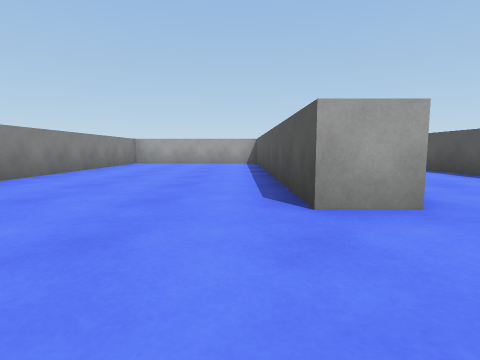
[1] (above)

24 first-person views from a walk through a scene from a Unity 3-D project. The camera is 0.55 m above the floor, tilts 6° down and sees 80° across. The floor is counted in squares, 1 m on a side. Each view is taken from the middle of a square. On the plan, view 1 faces up. The plan holds only what a view shows up to about 9 squares ahead; the rest is blank. The place goes on beyond the plan. The player character is not drawn.

[2]
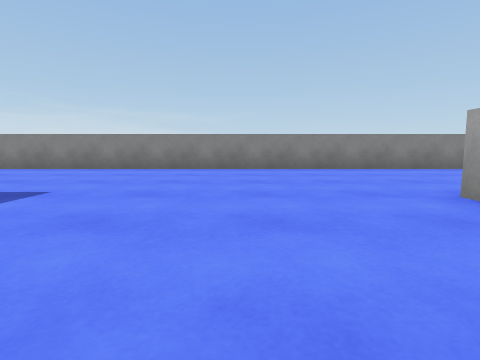

[3]
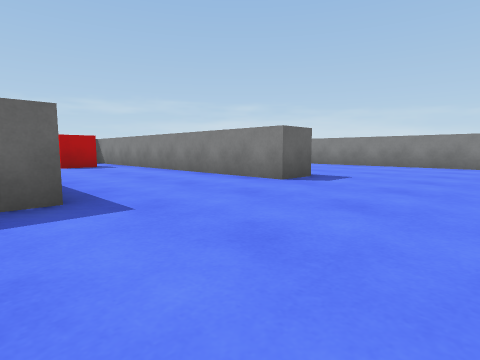

[4]
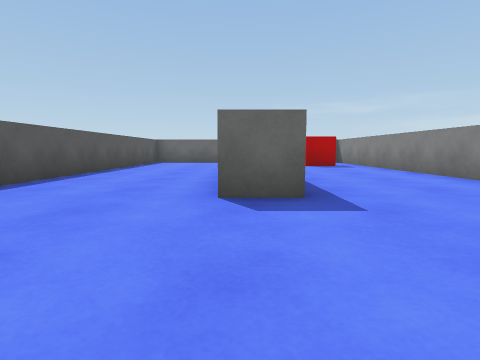

[5]
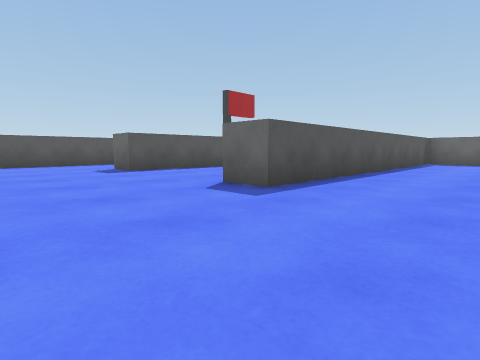

[6]
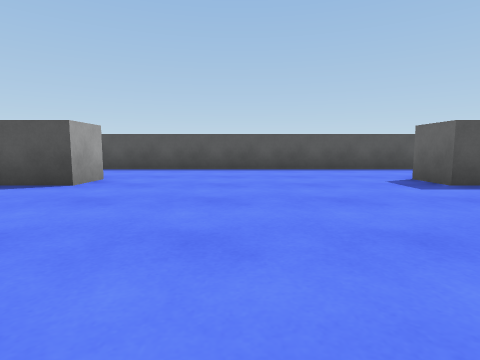

[7]
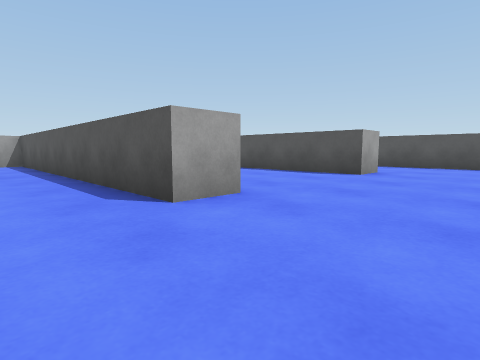

[8]
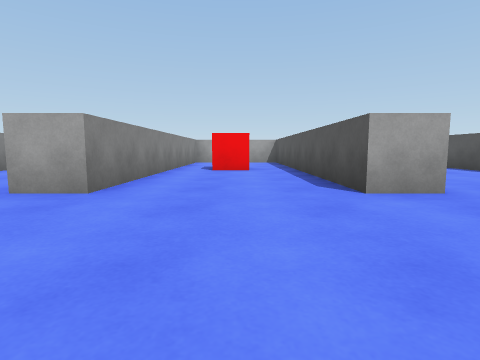

[9]
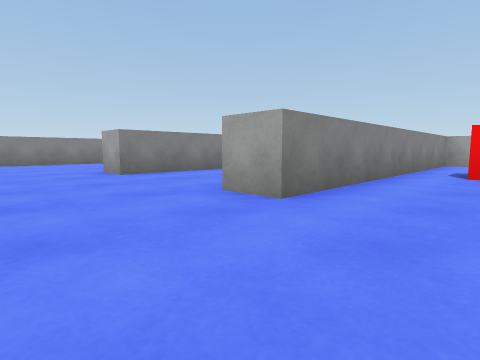

[10]
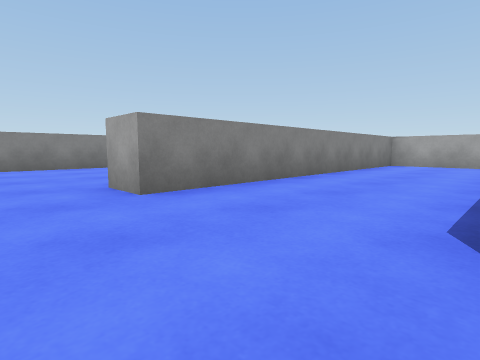

[11]
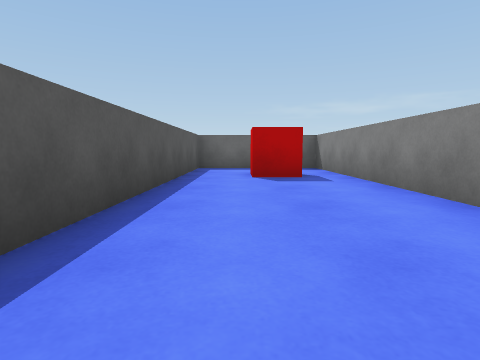

[12]
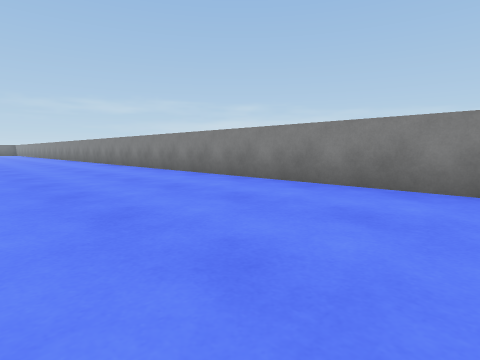

[13]
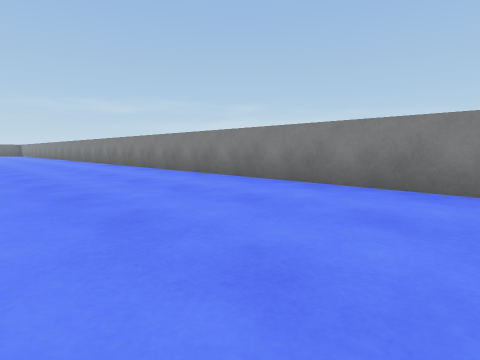

[14]
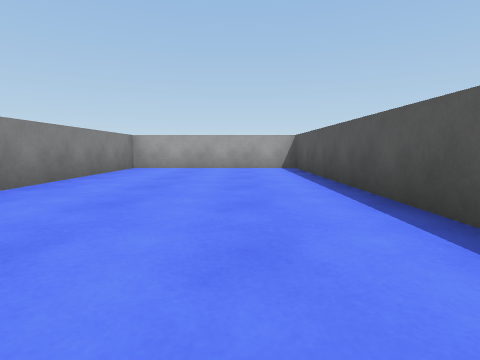

[15]
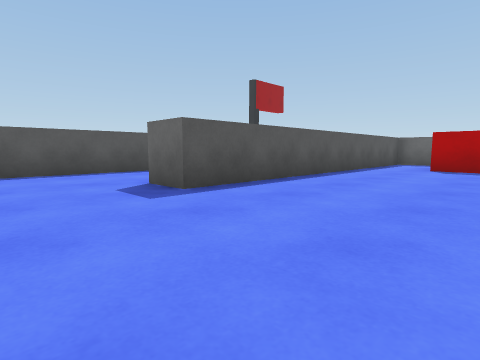

[16]
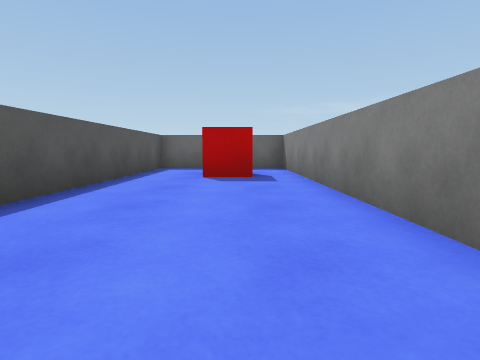

[17]
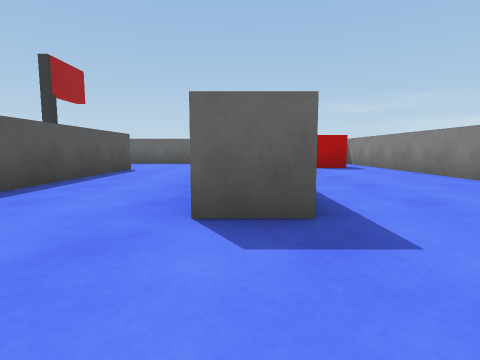

[18]
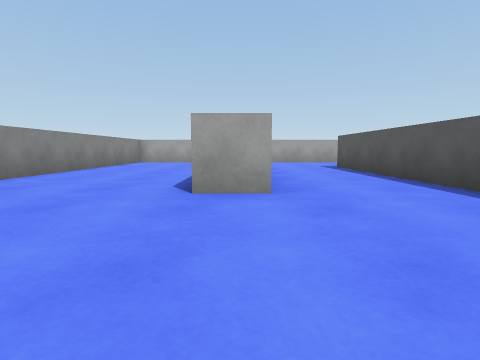

[19]
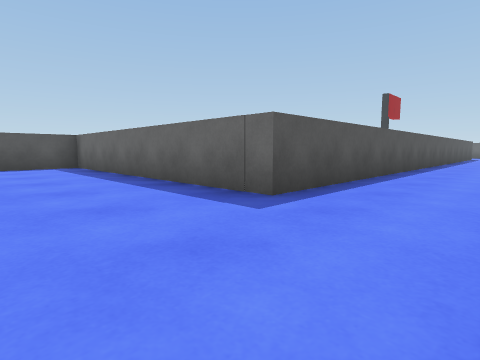

[20]
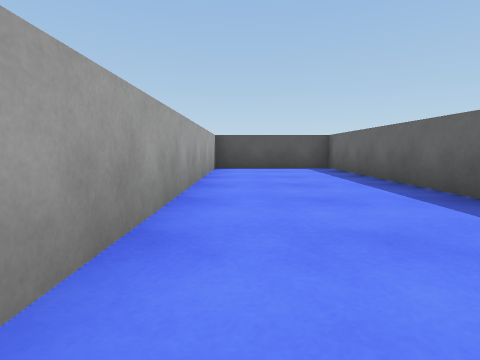

[21]
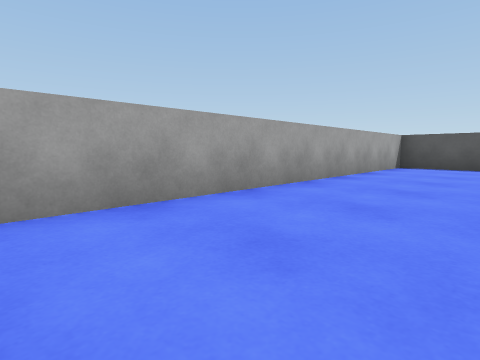

[22]
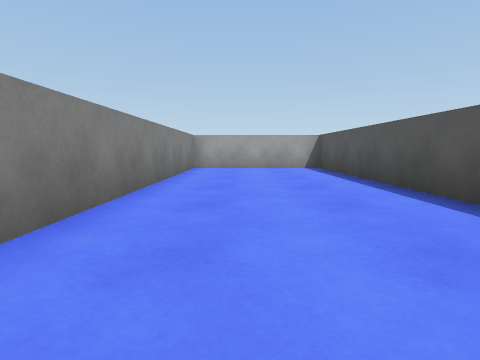

[23]
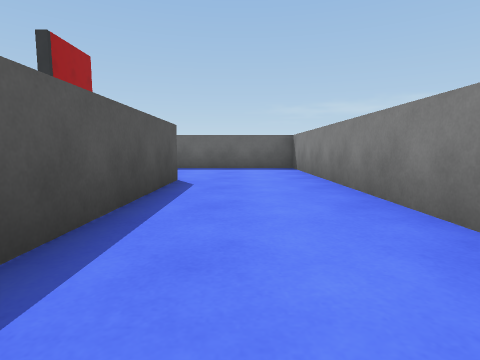

[24]
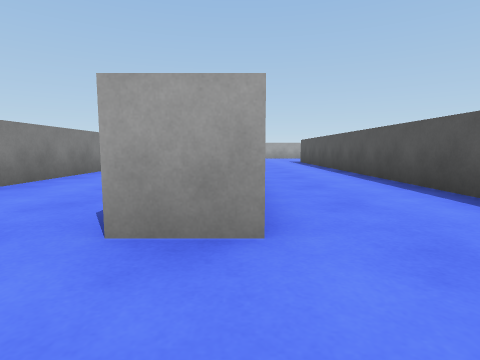

### Floor plan
Points are (right, up) in squares from view 1. A wall is a line through its corners. A room is listed if a view was taken in it or the views show most of it. See-through windows are left out.
Room 1 (views 1, 2, 3, 4, 5, 6, 7, 8, 9, 10, 11, 12, 13, 14, 15, 16, 17, 18, 19, 20, 21, 22, 23, 24)
walls: (5.2, -3.3) (6.2, -3.3); (10.6, 2.6) (9.6, 2.6) (9.6, 11.2); (10.7, -5.5) (10.7, -12.7) (11.6, -12.7); (5.1, 6) (5.1, 7.9); (0.6, -3.3) (1.7, -3.3) (1.7, -12.7) (2.1, -12.7); (15.5, 2.6) (14.4, 2.6) (14.4, 11.7) (10.7, 11.7) (10.7, 4.2); (9.6, -10.1) (9.6, -3.3) (10.8, -3.3); (6.1, 10.9) (6.1, 2.6) (5, 2.6); (3.6, -12.7) (5.3, -12.7) (5.3, -5.4); (13.1, -12.7) (14.4, -12.7) (14.4, -3.3) (15.4, -3.3) (15.4, -12.7) (19, -12.7); (1.7, 10.6) (1.7, 2.6) (0.7, 2.6) (0.7, 11.7) (-4.3, 11.7) (-4.3, -14.5); (4.1, 11.7) (2.9, 11.7); (19.2, -9.3) (18.2, -9.3) (18.2, 8.3) (25.7, 8.3) (25.7, 11.7) (16.1, 11.7)
ways out: opening at (20.5, -9.5)
objects: red cube (3, -10); red cube (8, 7); red cube (12, -10)

Positions as (right, up) in squares from view 1, and headings:
1: (0, 0), facing up
2: (4, 0), facing left
3: (6, 0), facing down-left
4: (6, 0), facing down
5: (7, 0), facing down-right
6: (10, 0), facing right
7: (8, 0), facing up-right
8: (8, -1), facing up
9: (8, 0), facing up-left
10: (5, 1), facing up-left
11: (4, -4), facing down
12: (0, -3), facing down-left
13: (0, -6), facing down-left
14: (-1, 3), facing up
15: (11, -1), facing down-right
16: (12, -4), facing down
17: (15, -1), facing down
18: (15, -1), facing up
19: (16, 11), facing down-right
20: (17, 11), facing right
21: (16, 9), facing up-right
22: (12, 3), facing up
23: (17, -4), facing down
24: (19, -11), facing up
